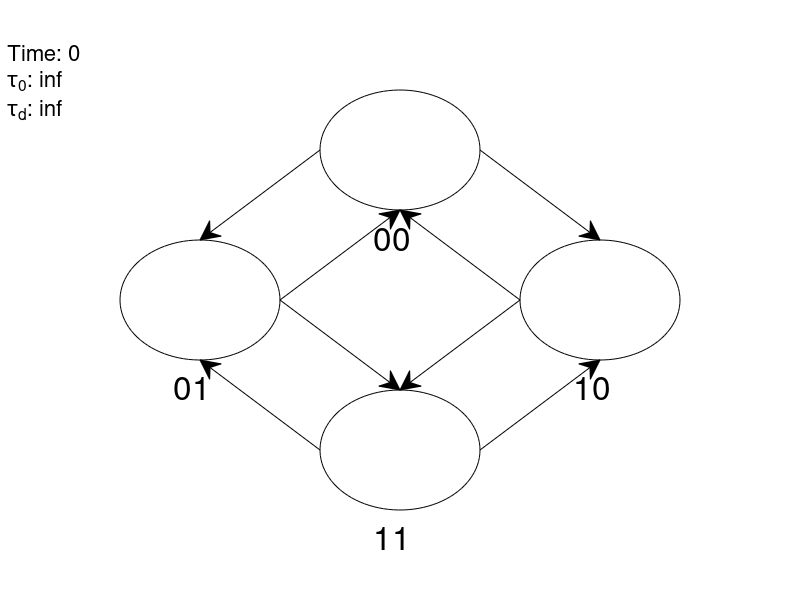

Write MATLAB code to recreate this figure. (Note: this script raises an error after producing the figure.)
figure(1)
clf
axis off
cwid = 0.2;

center0 = [0.5 0.75] - [cwid/2 cwid/2];
center1 = [0.25 0.5] - [cwid/2 cwid/2];
center2 = [0.75 0.5] - [cwid/2 cwid/2];
center3 = [0.5 0.25] - [cwid/2 cwid/2];

s0 = annotation('ellipse', [center0 cwid cwid], 'FaceColor','none');
s1 = annotation('ellipse', [center1 cwid cwid], 'FaceColor','none');
s2 = annotation('ellipse', [center2 cwid cwid], 'FaceColor','none');
s3 = annotation('ellipse', [center3 cwid cwid], 'FaceColor','none');

% Draw Transitions
    t01 = annotation('arrow',[center0(1) center1(1)+cwid/2], [center0(2)+cwid/2 center1(2)+cwid],'Color','black');
    t10 = annotation('arrow',[center1(1)+cwid center0(1)+cwid/2 ], [center1(2)+cwid/2 center0(2)]);
    t02 = annotation('arrow',[center0(1)+cwid center2(1)+cwid/2], [center0(2)+cwid/2 center2(2)+cwid]);
    t20 = annotation('arrow',[center2(1) center0(1)+cwid/2 ], [center2(2)+cwid/2 center0(2)]);
    t32 = annotation('arrow',[center3(1)+cwid center2(1)+cwid/2], [center3(2)+cwid/2 center2(2)]);
    t23 = annotation('arrow',[center2(1) center3(1)+cwid/2 ], [center2(2)+cwid/2 center3(2)+cwid]);
    t31 = annotation('arrow',[center3(1) center1(1)+cwid/2], [center3(2)+cwid/2 center1(2)]);
    t13 = annotation('arrow',[center1(1)+cwid center3(1)+cwid/2 ], [center1(2)+cwid/2 center3(2)+cwid]);
    
    
annotation('textbox', [center0+[cwid/3 -cwid/3] cwid cwid], 'String','00','LineStyle','none','FontSize',24);
annotation('textbox', [center1+[cwid/3 -cwid/3] cwid cwid], 'String','01','LineStyle','none','FontSize',24);
annotation('textbox', [center2+[cwid/3 -cwid/3] cwid cwid], 'String','10','LineStyle','none','FontSize',24);
annotation('textbox', [center3+[cwid/3 -cwid/3] cwid cwid], 'String','11','LineStyle','none','FontSize',24);

timetext = annotation('textbox', [0.01 0.9 0.4 0.1], 'String','Time: 0','LineStyle','none','FontSize',16);
tau_0    = annotation('textbox', [0.01 0.85 0.4 0.1], 'String','\tau_0: inf','LineStyle','none','FontSize',16);
tau_d    = annotation('textbox', [0.01 0.8 0.4 0.1], 'String','\tau_d: inf','LineStyle','none','FontSize',16);

if (DTMC)
    annotation('textbox',[0.625 0.9 0.35 0.1], 'String', 'Embedded DTMC Simulation');
else
    annotation('textbox',[0.625 0.9 0.35 0.1], 'String', 'CTMC Simulation');
end

